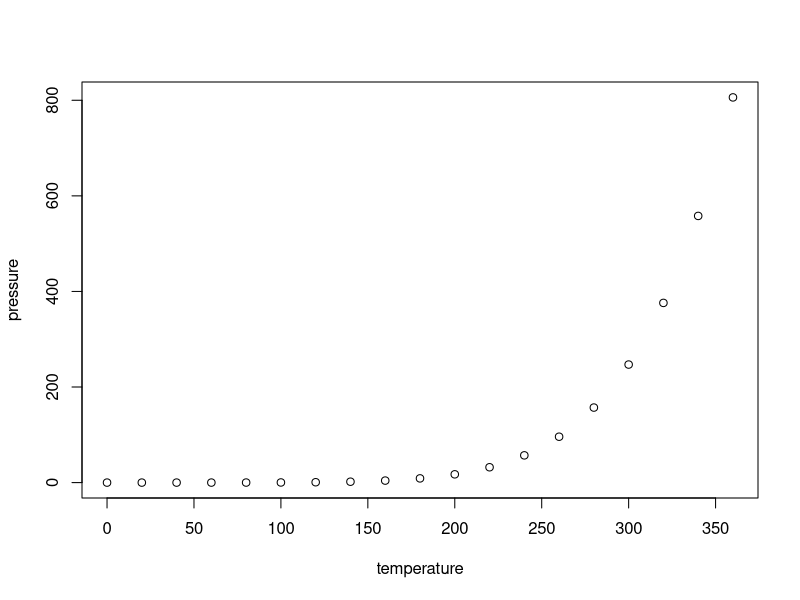
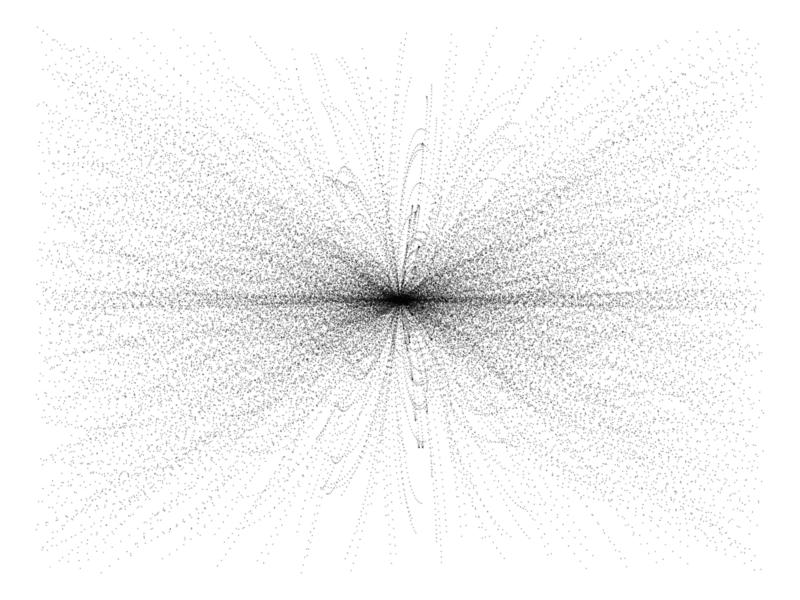
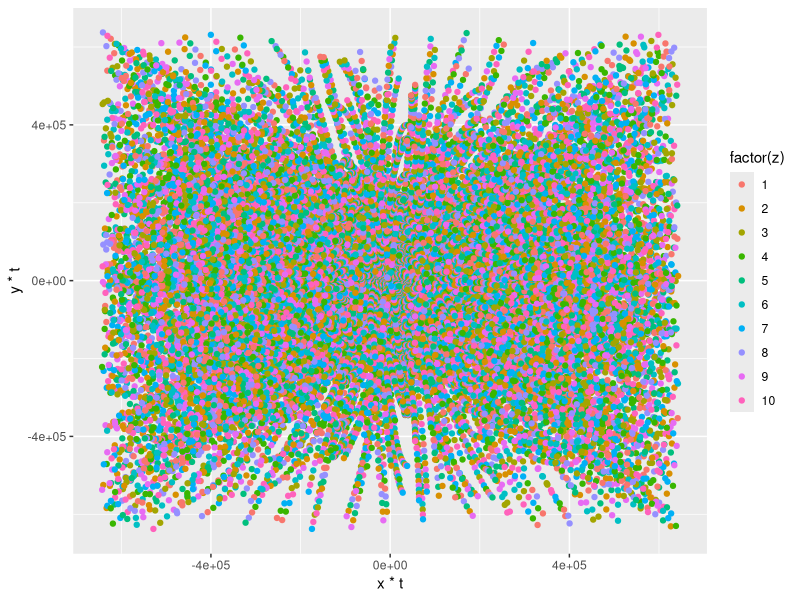

Generate these figures, in order, with R:
## ---- chunk 1
knitr::opts_chunk$set(echo = TRUE)
## ---- chunk 2
summary(cars)
## ---- chunk 3
plot(pressure)
## ---- chunk 4
library(ggplot2)
points <- 50000
# Defining the Golden Angle
angle <- pi*sqrt(29-sqrt(149))
t <- (1:points) * angle - angle
x <- sin(t/-23)
y <- cos(t/2)*sin(t/30)
z <- rep(c(1,2,3,4,5,6,7,8,9,10), times=50)
w <- rep(c(1,2), times=250)
df <- data.frame(t, x, y, z, w)
# Have a look at the data
head(df)
## ---- chunk 5
# Make a scatter plot of points of a spiral
p <- ggplot(df, aes(x*t, y*t))
p + geom_point(alpha= 0.1,size = .1,color = "black")+theme_void()

## ---- chunk 6
p <- ggplot(df, aes(x*t, y*t, col=factor(z)))
p + geom_point()
